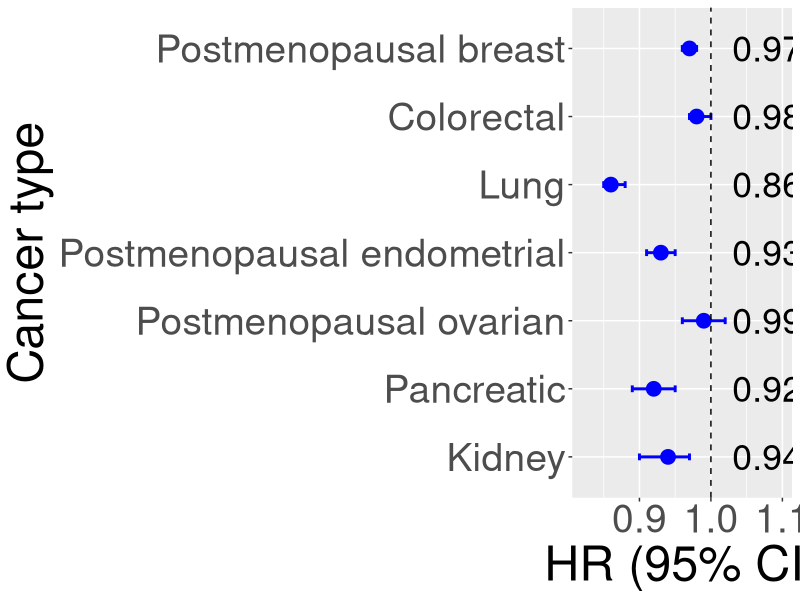
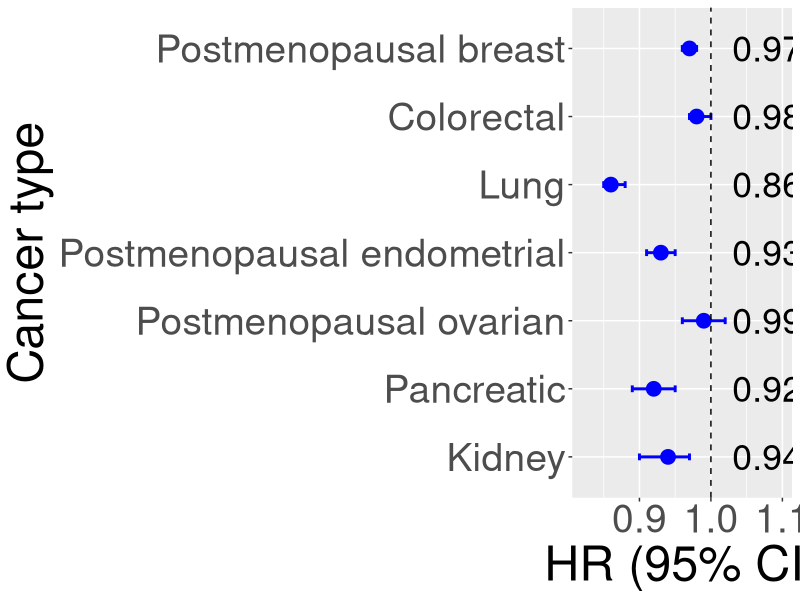

The R source for these figures, in order:
## ---- chunk 1
library(ggplot2)
## ---- chunk 2
label <- c("Postmenopausal breast", 
           "Colorectal",
           "Lung",
           "Postmenopausal endometrial",
           "Postmenopausal ovarian",
           "Pancreatic",
           "Kidney")
estimate <- c(0.97,0.98,0.86,0.93,0.99,0.92,0.94)
lower_ci <- c(0.96,0.97,0.85,0.91,0.96,0.89,0.90)
upper_ci <- c(0.98,1.00,0.88,0.95,1.02,0.95,0.97)

df <- data.frame(label, estimate, lower_ci, upper_ci)

# reverses the factor level ordering for labels after coord_flip()
df$label <- factor(df$label, levels=rev(df$label))

fp <- ggplot(data=df, aes(x=label, y=estimate, ymin=lower_ci, ymax=upper_ci)) +
        geom_pointrange(color="blue", size=1) + 
        geom_errorbar(aes(ymin=lower_ci, ymax=upper_ci),width=0.1, size=1, color="blue")+
        theme(text = element_text(size=35))+
        geom_hline(yintercept=1, lty=2) +  # add a dotted line at x=1 after flip
        coord_flip() +# flip coordinates (puts labels on y axis)
        xlab("Cancer type") + ylab("HR (95% CI)")
        theme_bw()   # use a white background
    
labpos <- c(1.03)
labels <- c()
for (i in 1:7) {
  labels[i] = paste(sprintf("%.2f", estimate[i]), "(", sprintf("%.2f", lower_ci[i]), "-", sprintf("%.2f", upper_ci[i]), ")")
}
 # c("0.97(0.96-0.98)", "0.98(0.97-1.00", "0.86(0.85-")
        
fp_labels <- fp + geom_text(size=9, aes(y=labpos, label=labels, hjust=0)) 
fp_with_labels <- fp_labels+ylim(c(0.82,1.10))

# save to png
png("C:/Users/sch044/OneDrive - UiT Office 365/R/Paper1_new/output/forest_plot.png", width=1600, height=1200)
fp_with_labels
dev.off()

#save to pdf
pdf("C:/Users/sch044/OneDrive - UiT Office 365/R/Paper1_new/output/forest_plot.pdf", width=20, height=20)
print(fp_with_labels)
dev.off()


